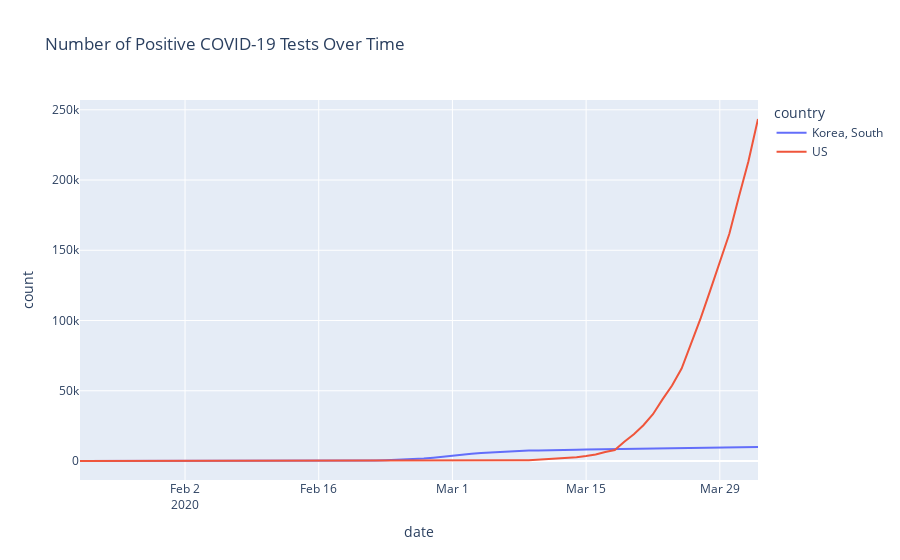

Notebook code for this chart:
### Markdown cell above
* Positive Cases of COVID-19 in the US vs. South Korea

### Code cell
#Plot US and South Korea Data Positive Tests
fig1=px.line(df, x="date", y="count", color="country", title="Number of Positive COVID-19 Tests Over Time")
fig1.show()
